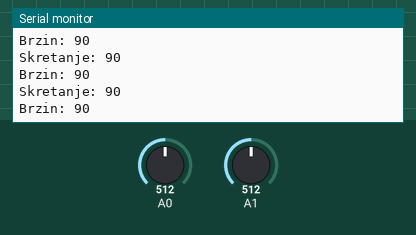
The sketch below on a simulated Arduino Uno, built with avr-gcc and run on an emulated ATmega328P. Parts: the last lines printed to the serial monitor. The test bench sets the inputs (shaded band); at power-on: A1 = 512, A0 = 512. No radio packets arrive unless stated.

Above: at 1.2 s.
1.3 s: A1 set to 553
At 2.3 s:
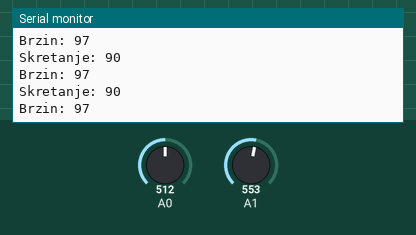
4.3 s: A1 set to 585
At 4.8 s:
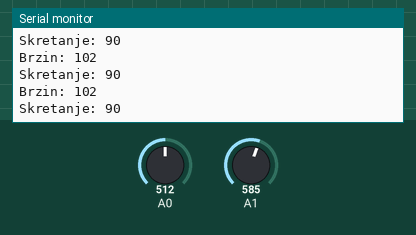
5.8 s: A0 set to 557
At 6.3 s:
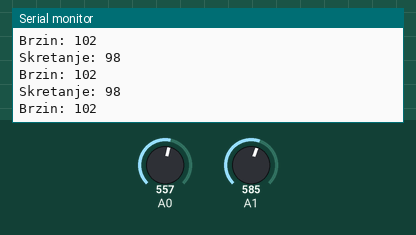
7.3 s: A0 set to 579
At 8.0 s:
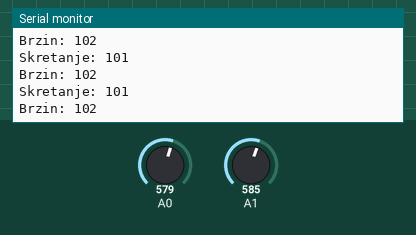
Timing chart, 0 to 10.3 s (numbered marks = the images above; inputs shaded):
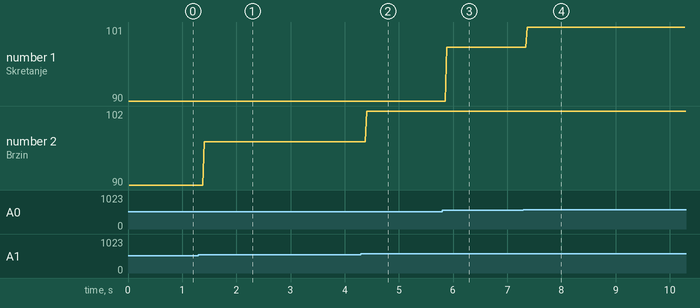

The sketch:

joystick.ino
```cpp
// Potrebne bibilioteke za program
#include <SPI.h>
#include <nRF24L01.h>
#include <RF24.h>

// Oderđivanje na kojim se pinovima nalazi CE i CSN pinovi modula
RF24 radio1(7, 8);
RF24 radio2(7, 8);
// Određivanje kanala preko kojeg će moduli komunicirat
const byte address1[6] = {"00001"};
const byte address2[6] = {"00002"};

// Void koji će se odvrtiti samo jednom nakon pokretanja Arduina
void setup() {
  Serial.begin(9600);
  radio1.begin(); // Započinjanje radio veze
  radio2.begin();
  // Postavljanje adrese od kanala za odašiljač preko kojeg če komunicirat
  radio1.openWritingPipe(address1);
  radio2.openWritingPipe(address2);
  //Postavljanje maksimalne razine pojačanja snage
  radio1.setPALevel(RF24_PA_MAX);
  radio2.setPALevel(RF24_PA_MAX);
}

// Void koji će se vrtiti cijelo vrijeme dok Arduino radi
void loop() {
  radio1.stopListening(); // Postavljanje modula kao odašiljač
  radio2.stopListening();

  // Čitanje vrijednmosti potenciometra na analognom pinu 1
  int potBrzine = analogRead(A1);
  // Mapitanje vrijednosti potenciometra u vrijednost kojoj radi motor
  int vrijednostBrzine = map(potBrzine, 0, 1023, 0, 180) ;

  // Čitanje vrijednmosti joystica na analognom pinu 0
  int potSkretanje = analogRead(A0);
  // Mapitanje vrijednosti joytica u vrijednost kojoj radi servo
  int kutSkretanja = map(potSkretanje, 0, 1023, 0, 180);

  // Slanje vrijednost za sevo
  Serial.print("Skretanje: "); Serial.println(kutSkretanja);
  radio1.write(&kutSkretanja, sizeof(kutSkretanja));
  // Slanje vrijednosti za motor
  Serial.print("Brzin: "); Serial.println(vrijednostBrzine);
  radio2.write(&vrijednostBrzine, sizeof(vrijednostBrzine));
  //delay(500);
}
```

Measured:
- the behaviour switches between 568 and 569 on A1 (found by bisection; images 1 and 2)
- after the input at 1.3 s, the serial monitor: prints a new line after 0.11 s (image 1)
- after the input at 4.3 s, the serial monitor: prints a new line after 0.11 s (image 2)
- after the input at 5.8 s, the serial monitor: prints a new line after 0.08 s (image 3)
- after the input at 7.3 s, the serial monitor: prints a new line after 0.07 s (image 4)
- plotted number 1: 90 → 98 after the input at 5.8 s, 98 → 101 after the input at 7.3 s
- plotted number 2: 90 → 97 after the input at 1.3 s, 97 → 102 after the input at 4.3 s
